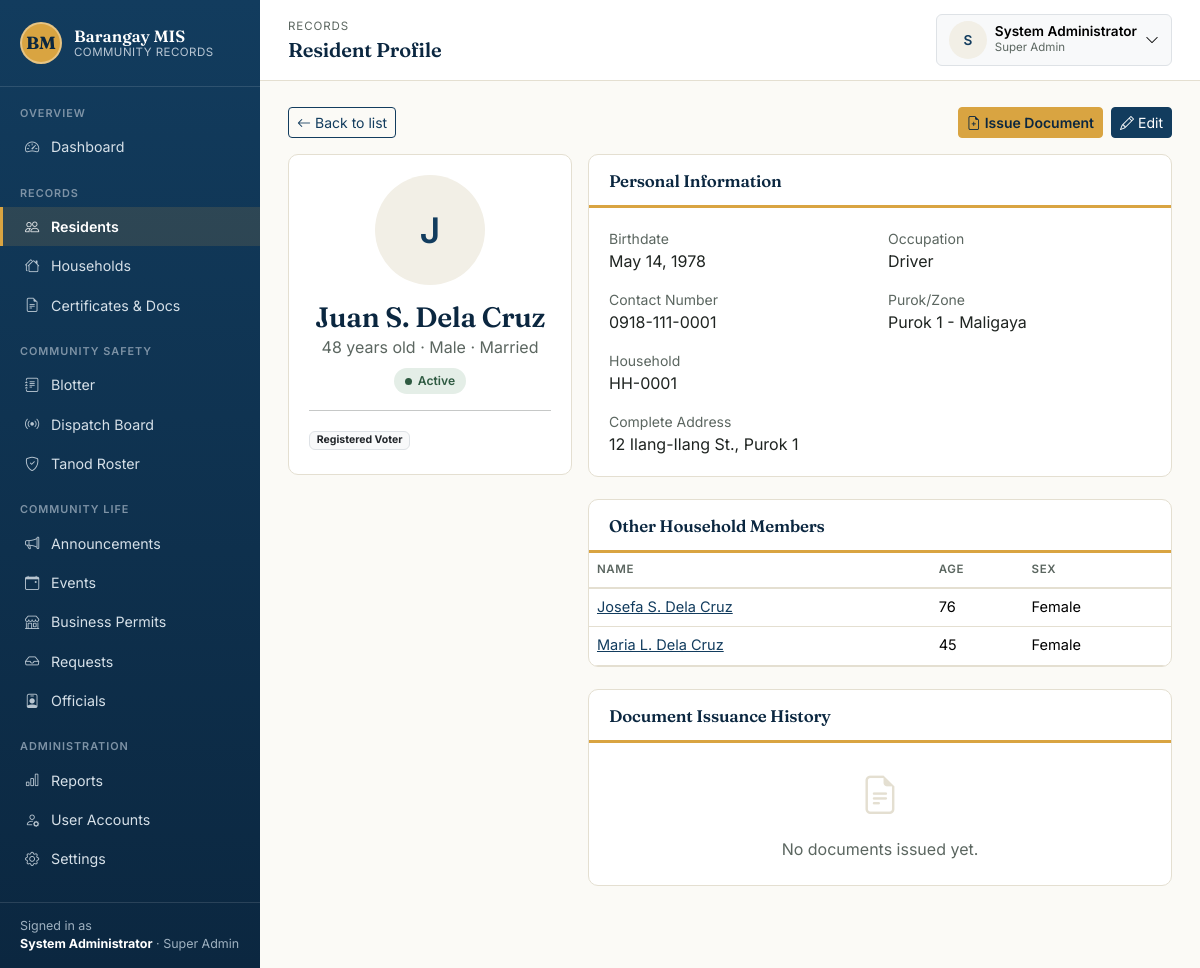
The app's page /modules/residents/view.php?id=1 (signed in) with its own data.
### tables this page shows
CREATE TABLE residents (
    id                INT AUTO_INCREMENT PRIMARY KEY,
    household_id      INT NULL,
    first_name        VARCHAR(100) NOT NULL,
    middle_name       VARCHAR(100),
    last_name         VARCHAR(100) NOT NULL,
    suffix            VARCHAR(20),
    birthdate         DATE NOT NULL,
    sex               ENUM('Male','Female') NOT NULL,
    civil_status      ENUM('Single','Married','Widowed','Separated','Divorced') NOT NULL DEFAULT 'Single',
    purok_id          INT NULL,
    address            VARCHAR(255),
    contact_number    VARCHAR(20),
    occupation        VARCHAR(100),
    is_voter          TINYINT(1) NOT NULL DEFAULT 0,
    is_pwd            TINYINT(1) NOT NULL DEFAULT 0,
    is_senior         TINYINT(1) NOT NULL DEFAULT 0,
    is_4ps            TINYINT(1) NOT NULL DEFAULT 0,
    photo             VARCHAR(255),
    status            ENUM('active','deceased','moved_out') NOT NULL DEFAULT 'active',
    created_at        TIMESTAMP NOT NULL DEFAULT CURRENT_TIMESTAMP,
    FOREIGN KEY (household_id) REFERENCES households(id) ON DELETE SET NULL,
    FOREIGN KEY (purok_id) REFERENCES puroks(id) ON DELETE SET NULL,
    INDEX idx_residents_last_name (last_name),
    INDEX idx_residents_status (status)
);

CREATE TABLE puroks (
    id      INT AUTO_INCREMENT PRIMARY KEY,
    name    VARCHAR(100) NOT NULL
);

CREATE TABLE households (
    id                  INT AUTO_INCREMENT PRIMARY KEY,
    household_number    VARCHAR(50) NOT NULL UNIQUE,
    head_resident_id    INT NULL,
    purok_id            INT NULL,
    address             VARCHAR(255),
    created_at          TIMESTAMP NOT NULL DEFAULT CURRENT_TIMESTAMP,
    FOREIGN KEY (purok_id) REFERENCES puroks(id) ON DELETE SET NULL
);

### includes/functions.php (called while the page is built, shortened)
<?php
function clean(?string $value): string
{
    return htmlspecialchars(trim($value ?? ''), ENT_QUOTES, 'UTF-8');
}
function calculate_age(string $birthdate): int
{
    try {
        $bd  = new DateTime($birthdate);
        $now = new DateTime('today');
        return (int)$bd->diff($now)->y;
    } catch (Exception) {
        return 0;
    }
}
function format_date(?string $date, string $format = 'F d, Y'): string
{
    try {
        return (new DateTime($date))->format($format);
    } catch (Exception) {
        return '—';
    }
}
function full_name_of(array $row): string
{
    $parts = array_filter([
        $row['first_name'] ?? '',
        !empty($row['middle_name']) ? mb_substr($row['middle_name'], 0, 1) . '.' : '',
        $row['last_name'] ?? '',
        $row['suffix'] ?? '',
    ]);
    return implode(' ', $parts);
}

### modules/residents/view.php (the view, shortened to what this page needs)
<?php
require_once __DIR__ . '/../../config.php';
require_once __DIR__ . '/../../includes/functions.php';
$id = (int)($_GET['id'] ?? 0);
$stmt = $pdo->prepare(
    'SELECT r.*, h.household_number, p.name AS purok_name
     FROM residents r
     LEFT JOIN households h ON h.id = r.household_id
     LEFT JOIN puroks p ON p.id = r.purok_id
     WHERE r.id = ?'
);
$stmt->execute([$id]);
$resident = $stmt->fetch();
$householdMembers = [];
if ($resident['household_id']) {
    $stmt = $pdo->prepare('SELECT id, first_name, middle_name, last_name, suffix, birthdate, sex FROM residents WHERE household_id = ? AND id != ? ORDER BY birthdate ASC');
    $stmt->execute([$resident['household_id'], $id]);
    $householdMembers = $stmt->fetchAll();
}
$stmt = $pdo->prepare('SELECT * FROM documents_issued WHERE resident_id = ? ORDER BY issued_at DESC');
$stmt->execute([$id]);
$documents = $stmt->fetchAll();
require_once __DIR__ . '/../../includes/header.php';
?>
<div class="d-flex justify-content-between align-items-center mb-3">
    <a href="<?= BASE_URL ?>/modules/residents/list.php" class="btn btn-sm btn-outline-primary"><i class="bi bi-arrow-left me-1"></i>Back to list</a>
    <div class="d-flex gap-2">
        <a href="<?= BASE_URL ?>/modules/documents/issue.php?resident_id=<?= $id ?>" class="btn btn-sm btn-gold"><i class="bi bi-file-earmark-plus me-1"></i>Issue Document</a>
        <a href="<?= BASE_URL ?>/modules/residents/form.php?id=<?= $id ?>" class="btn btn-sm btn-primary"><i class="bi bi-pencil me-1"></i>Edit</a>
    </div>
</div>
<div class="row g-3">
    <div class="col-lg-4">
        <div class="panel">
            <div class="panel-body text-center">
                <?php if (!empty($resident['photo'])): ?>
                    <img src="<?= BASE_URL ?>/uploads/photos/<?= clean($resident['photo']) ?>" alt="Photo" class="rounded-circle mb-3" style="width:110px;height:110px;object-fit:cover;">
                <?php else: ?>
                    <div class="avatar-circle mx-auto mb-3" style="width:110px;height:110px;font-size:2.2rem;"><?= clean(mb_strtoupper(mb_substr($resident['first_name'], 0, 1))) ?></div>
                <?php endif; ?>
                <h3 class="mb-0"><?= clean(full_name_of($resident)) ?></h3>
                <div class="text-soft mb-2"><?= calculate_age($resident['birthdate']) ?> years old · <?= clean($resident['sex']) ?> · <?= clean($resident['civil_status']) ?></div>
                <span class="status-pill <?= clean($resident['status']) ?>"><span class="dot"></span><?= clean(ucfirst($resident['status'])) ?></span>
                <hr>
                <div class="text-start small">
                    <?php if ($resident['is_voter']): ?><span class="badge bg-light text-dark border me-1 mb-1">Registered Voter</span><?php endif; ?>
                </div>
            </div>
        </div>
    </div>
    <div class="col-lg-8">
        <div class="panel">
            <div class="panel-header"><h3>Personal Information</h3></div>
            <div class="panel-body">
                <div class="row g-3">
                    <div class="col-sm-6"><div class="text-soft small">Birthdate</div><div><?= format_date($resident['birthdate']) ?></div></div>
                    <div class="col-sm-6"><div class="text-soft small">Occupation</div><div><?= clean($resident['occupation'] ?: '—') ?></div></div>
                    <div class="col-sm-6"><div class="text-soft small">Contact Number</div><div><?= clean($resident['contact_number'] ?: '—') ?></div></div>
                    <div class="col-sm-6"><div class="text-soft small">Purok/Zone</div><div><?= clean($resident['purok_name'] ?? '—') ?></div></div>
                    <div class="col-sm-6"><div class="text-soft small">Household</div><div><?= clean($resident['household_number'] ?? 'Not linked') ?></div></div>
                    <div class="col-12"><div class="text-soft small">Complete Address</div><div><?= clean($resident['address'] ?: '—') ?></div></div>
                </div>
            </div>
        </div>
        <?php if ($householdMembers): ?>
        <div class="panel">
            <div class="panel-header"><h3>Other Household Members</h3></div>
            <div class="panel-body p-0">
                <table class="table table-clean mb-0">
                    <thead><tr><th>Name</th><th>Age</th><th>Sex</th></tr></thead>
                    <tbody>
                    <?php foreach ($householdMembers as $m): ?>
                        <tr>
                            <td><a href="<?= BASE_URL ?>/modules/residents/view.php?id=<?= (int)$m['id'] ?>"><?= clean(full_name_of($m)) ?></a></td>
                            <td><?= calculate_age($m['birthdate']) ?></td>
                            <td><?= clean($m['sex']) ?></td>
                        </tr>
                    <?php endforeach; ?>
                    </tbody>
                </table>
            </div>
        </div>
        <?php endif; ?>
        <div class="panel">
            <div class="panel-header"><h3>Document Issuance History</h3></div>
            <div class="panel-body p-0">
                <?php if (empty($documents)): ?>
                    <div class="empty-state py-4"><i class="bi bi-file-earmark-text"></i>No documents issued yet.</div>
                <?php endif; ?>
            </div>
        </div>
    </div>
</div>
<?php require_once __DIR__ . '/../../includes/footer.php'; ?>

### assets/css/style.css (style rules this page uses)
:root { --bagong-blue: #123C5E; --bagong-blue-dark: #0B2740; --bagong-blue-light: #1E5583; --paper: #FBFAF6; --paper-dim: #F2EFE6; --palay-gold: #D9A441; --palay-gold-dark: #B9832F; --adobe: #C1502E; --talahib: #4C7A5E; --ink: #1F2421; --ink-soft: #5B6660; --hairline: #E4DFD1; --font-display: 'Fraunces', Georgia, serif; --font-body: 'Inter', -apple-system, Segoe UI, Roboto, sans-serif; --font-mono: 'JetBrains Mono', SFMono-Regular, Menlo, monospace; --bs-primary: var(--bagong-blue); --bs-body-font-family: var(--font-body); --bs-body-color: var(--ink); --bs-body-bg: var(--paper); }
* { box-sizing: border-box; }
body { background: var(--paper); color: var(--ink); font-family: var(--font-body); }
h1, h2, h3, h4, .display-font { font-family: var(--font-display); font-weight: 600; letter-spacing: -0.01em; color: var(--bagong-blue-dark); }
a { color: var(--bagong-blue); }
.panel { background: #fff; border: 1px solid var(--hairline); border-radius: 10px; margin-bottom: 22px; overflow: hidden; }
.panel-header { display: flex; align-items: center; justify-content: space-between; gap: 12px; padding: 16px 20px 14px; border-bottom: 3px solid var(--palay-gold); flex-wrap: wrap; }
.panel-header h2, .panel-header h3 { margin: 0; font-size: 1.05rem; }
.panel-body { padding: 20px; }
.panel-body.p-0 { padding: 0; }
.table-clean { --bs-table-bg: transparent; font-size: 0.91rem; }
.table-clean thead th { text-transform: uppercase; font-size: 0.72rem; letter-spacing: 0.05em; color: var(--ink-soft); border-bottom: 2px solid var(--hairline); font-weight: 600; white-space: nowrap; }
.table-clean td { vertical-align: middle; border-bottom: 1px solid var(--hairline); }
.empty-state { text-align: center; padding: 56px 20px; color: var(--ink-soft); }
.empty-state i { font-size: 2.4rem; color: var(--hairline); margin-bottom: 12px; display: block; }
.btn-primary { background: var(--bagong-blue); border-color: var(--bagong-blue); }
.btn-gold { background: var(--palay-gold); border-color: var(--palay-gold); color: var(--bagong-blue-dark); font-weight: 600; }
.btn-outline-primary { color: var(--bagong-blue); border-color: var(--bagong-blue); }
.status-pill { display: inline-flex; align-items: center; gap: 6px; padding: 4px 11px; border-radius: 100px; font-size: 0.76rem; font-weight: 600; background: #EDEAE2; color: #5B6660; }
.status-pill .dot { width: 7px; height: 7px; border-radius: 50%; background: currentColor; }
.status-pill.resolved, .status-pill.active, .status-pill.settled, .status-pill.completed, .status-pill.available { background: #E4EEE7; color: #2E5A41; }
.text-soft { color: var(--ink-soft); }
.avatar-circle { width: 38px; height: 38px; border-radius: 50%; background: var(--paper-dim); color: var(--bagong-blue); display: flex; align-items: center; justify-content: center; font-weight: 600; font-size: 0.85rem; }

### records on screen
residents: first_name "J", birthdate "48", sex "Male", civil_status "Married", status "Active", birthdate "May 14, 1978", occupation "Driver", contact_number "0918-111-0001", purok.name "Purok 1 - Maligaya", household.household_number "HH-0001", address "12 Ilang-Ilang St., Purok 1"
residents: m "Josefa S. Dela Cruz", birthdate "76", sex "Female"
residents: m "Maria L. Dela Cruz", birthdate "45", sex "Female"

### other values on screen
$label "Dashboard Residents Households Certificates & Docs Blotter Dispatch Board Tanod Roster Announcements Events Business Permits Requests Officials Reports User Accounts Settings"
current_full_name() "System Administrator"
role_label($role) "Super Admin"
$breadcrumbEyebrow "RECORDS"
$pageTitle "Resident Profile"
mb_strtoupper(mb_substr(current_full_name() ?: '?', 0, 1)) "S"
role_label(current_role()) "Super Admin"
full_name_of($resident) "Juan S. Dela Cruz"
